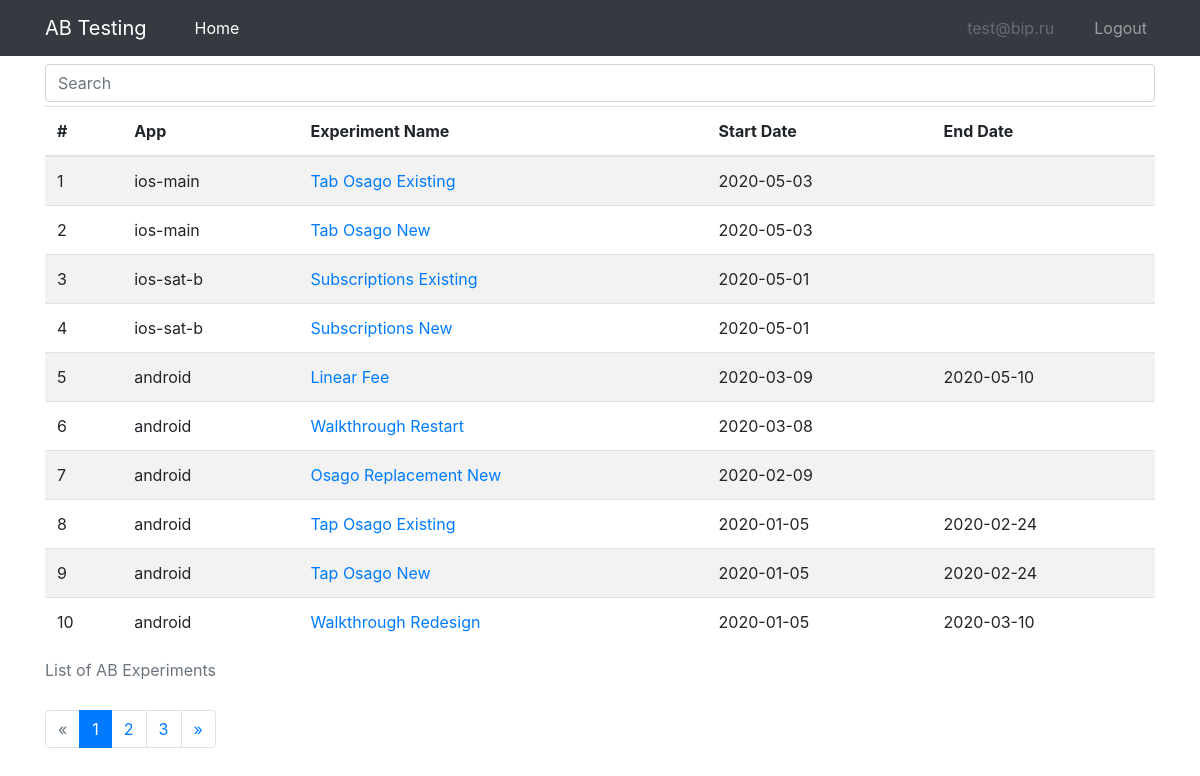
The page /index (signed in) on the database as committed earlier.
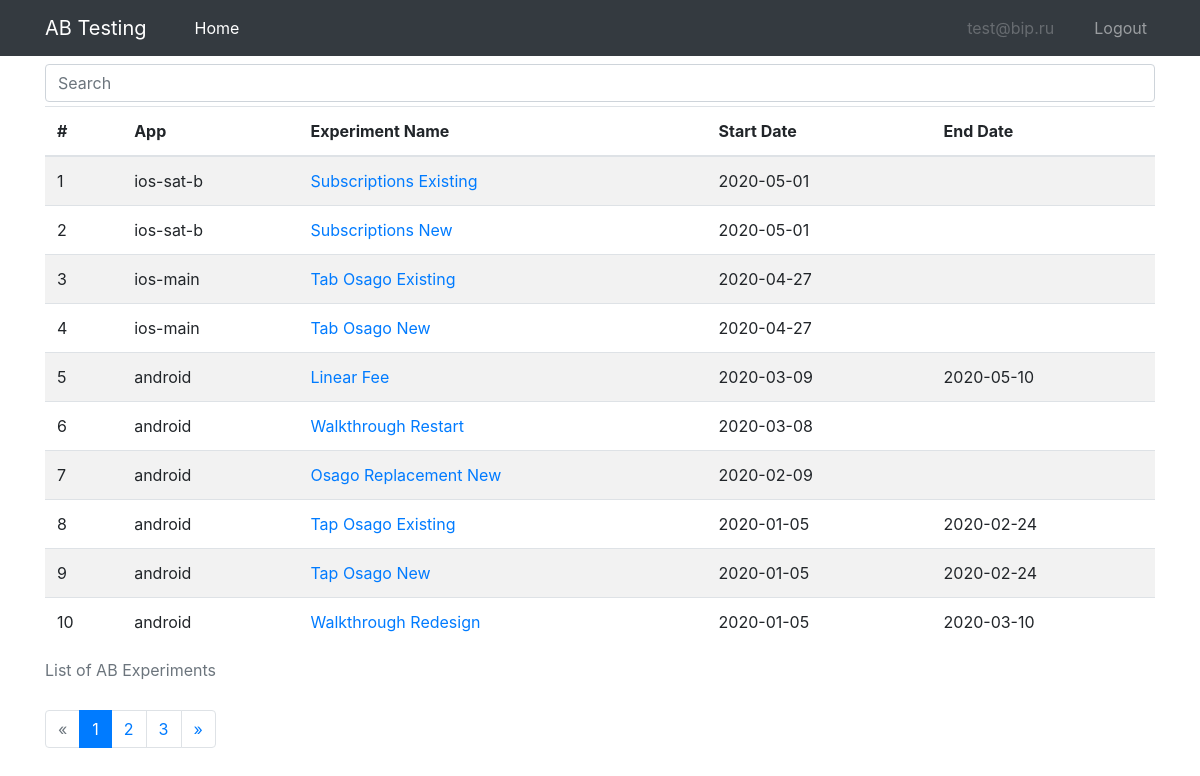
The same page on the database as committed later.
### models.py (models this page shows, shortened)
class User(UserMixin, db.Model):
    id = db.Column(db.Integer, primary_key=True)
    email = db.Column(db.String(120), index=True, unique=True)
    password_hash = db.Column(db.String(128))

class ABExperiment(db.Model):
    __tablename__ = "experiment"
    __table_args__ = (db.UniqueConstraint('app_id', 'name', name="unique_constraint_app_exp"), )
    id = db.Column(db.Integer, primary_key=True)
    app_id = db.Column(db.Integer, db.ForeignKey("app.id"))
    name = db.Column(db.String(120), index=True)
    description = db.Column(db.Text)
    metrics = db.Column(db.Text)
    start_date = db.Column(db.Date)
    end_date = db.Column(db.Date)
    options = db.relationship('ABOption', backref='experiment') # cascade="all, delete-orphan"
    @property
    def clean_name(self):
        clean_name = " ".join(
            [i.capitalize() for i in self.name.split("_") if i not in ("exp", "ios", "android")]
        )
        return clean_name

class App(db.Model):
    __tablename__ = "app"
    id = db.Column(db.Integer, primary_key=True)
    name = db.Column(db.String(120), index=True, unique=True)
    experiments = db.relationship('ABExperiment', backref='app')

### ab/ab.py (the view)
@bp.route("/")
@bp.route("/index")
@login_required
def index():
    page = request.args.get("page", default=1, type=int)
    q = request.args.get("q", default="")
    exp_pagination = ABExperiment.query \
        .join(App, ABExperiment.app_id == App.id) \
        .filter(
            (ABExperiment.name.like(f"%{q}%")) | (App.name.like(f"%{q}%"))
        ) \
        .order_by(ABExperiment.start_date.desc(), ABExperiment.name) \
        .limit(100).from_self() \
        .paginate(page=page, per_page=10)
    return render_template("ab/ab_list.html", exp_pagination=exp_pagination, q=q, active_link="home")

### main.py (called while the page is built)
@login.user_loader
def load_user(id):
    return User.query.get(int(id))

### templates/ab/ab_list.html (shortened to what this page needs)
{% extends "base.html" %}
{% from "macros/_pagination.html" import render_pagination %}
{% block content %}
<div class="container">
    <form action="{{ url_for('ab.index') }}" method="GET">
        <div class="form-group mt-2 mb-1">
            <input class="form-control" type="text" name="q" placeholder="Search" aria-label="Search">
        </div>
    </form>
    {% if exp_pagination %}
    <table class="table table-hover table-striped">
        <caption>List of AB Experiments</caption>
        <thead>
            <tr>
                <th scope="col">#</th>
                <th scope="col">App</th>
                <th scope="col">Experiment Name</th>
                <th scope="col">Start Date</th>
                <th scope="col">End Date</th>
            </tr>
        </thead>
        {% for exp in exp_pagination.items %}
        <tr>
            <td>{{ loop.index + ((exp_pagination.page - 1) * exp_pagination.per_page) }}</td>
            <td>{{ exp.app.name }}</td>
            <td><a href="{{ url_for('ab.detail', exp_name=exp.name) }}">{{ exp.clean_name }}</a></td>
            <td>{{ exp.start_date }}</td>
            <td>
                {% if exp.end_date %}
                    {{ exp.end_date }}
                {% endif %}
            </td>
        </tr>
        {% endfor %}
    </table>
    {{ render_pagination(exp_pagination, endpoint='ab.index', q=q) }}
    {% endif %}
</div>
{% endblock %}

### templates/base.html (shortened to what this page needs)
<!DOCTYPE html>
<html>
    <head>
        <link rel="stylesheet" href="https://stackpath.bootstrapcdn.com/bootstrap/4.5.0/css/bootstrap.min.css">
        <link rel="stylesheet" href="https://stackpath.bootstrapcdn.com/font-awesome/4.7.0/css/font-awesome.min.css">
        <link rel="stylesheet" type="text/css" href="{{ url_for('static', filename='css/style.css') }}">
    </head>
    <body>
    <nav class="navbar navbar-expand-md navbar-dark bg-dark fixed-top">
        <div class="container">
            <a class="navbar-brand" href="{{ url_for('ab.index') }}">AB Testing</a>
            <div class="collapse navbar-collapse" id="navbarCollapse">
                <ul class="navbar-nav mr-auto">
                    <li class="nav-item {{ 'active' if active_link == 'home' else None }} ml-4">
                        <a class="nav-link" href="{{ url_for('ab.index') }}">Home</a>
                    </li>
                </ul>
                <ul class="navbar-nav ml-auto">
                {% if current_user.is_authenticated %}
                    <li class="nav-item mr-4">
                    <a class="nav-link disabled">{{ current_user.email }}</a>
                    </li>
                    <li class="nav-item">
                    <a class="nav-link" href="{{ url_for('auth.logout') }}">Logout</a>
                    </li>
                {% endif %}
                </ul>
            </div>
        </div>
    </nav>
    {% block content %}
    {% endblock %}
    </body>
</html>

### templates/macros/_pagination.html
{% macro render_pagination(pagination, endpoint, q) %}
<nav aria-label="Page navigation example">
    <ul class="pagination">
        {% if pagination.has_prev %}
            {% if q and q != "" %}
                <li class="page-item"><a class="page-link" href="{{ url_for(endpoint, page=pagination.prev_num, q=q) }}">&laquo;</a></li>
            {% else %}
                <li class="page-item"><a class="page-link" href="{{ url_for(endpoint, page=pagination.prev_num) }}">&laquo;</a></li>
            {% endif %}
        {% else %}
            <li class="page-item disabled"><a class="page-link" href="#">&laquo;</a></li>
        {% endif %}
        {% for page in pagination.iter_pages() %}
            {% if page %}
                {% if page != pagination.page %}
                    {% if q and q != "" %}
                        <li class="page-item"><a class="page-link" href="{{ url_for(endpoint, page=page, q=q) }}">{{ page }}</a></li>
                    {% else %}
                        <li class="page-item"><a class="page-link" href="{{ url_for(endpoint, page=page) }}">{{ page }}</a></li>
                    {% endif %}
                {% else %}
                    <li class="page-item active"><span class="page-link">{{ page }}</span></li>
                {% endif %}
            {% endif %}
        {% endfor %}
        {% if pagination.has_next %}
            {% if q and q != "" %}
                <li class="page-item"><a class="page-link" href="{{ url_for(endpoint, q=q, page=pagination.next_num) }}">&raquo;</a></li>
            {% else %}
                <li class="page-item"><a class="page-link" href="{{ url_for(endpoint, page=pagination.next_num) }}">&raquo;</a></li>
            {% endif %}
        {% else %}
            <li class="page-item disabled"><a class="page-link" href="#">&raquo;</a></li>
        {% endif %}
    </ul>
</nav>
{% endmacro %}

### static/css/style.css (style rules this page uses)
body { padding-top: 3.5rem; }

Rows that differ between the two databases and show on the page:
shown differently, row unchanged: ABExperiment "Subscriptions Existing": moves up the list
shown differently, row unchanged: ABExperiment "Subscriptions New": moves up the list
changed ABExperiment "Tab Osago Existing": start_date "2020-05-03" → "2020-04-27"
changed ABExperiment "Tab Osago New": start_date "2020-05-03" → "2020-04-27"
